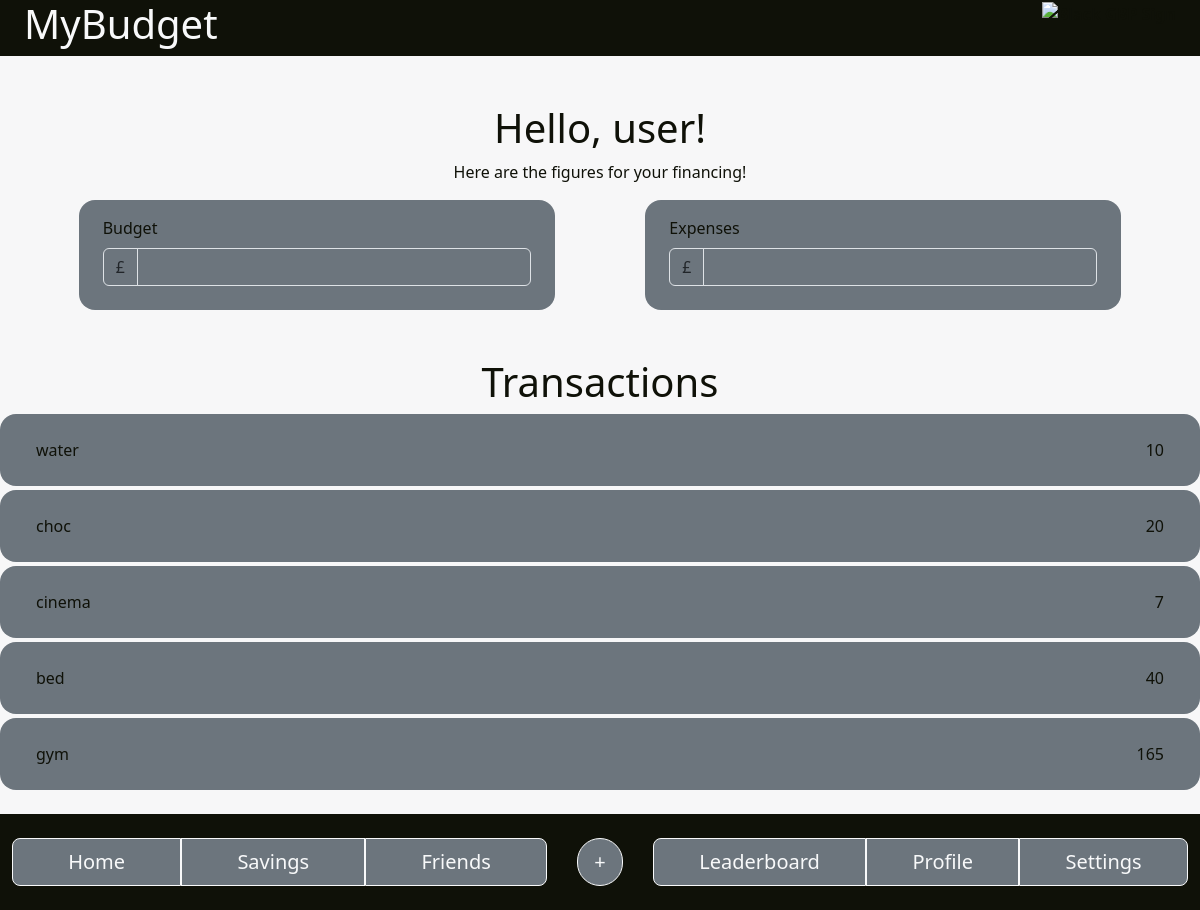
Screenshot of /home (signed in) with the database file from the repository.
### app.py (models this page shows)
class Purchase(db.Model):
    id = db.Column(db.Integer, primary_key=True)
    label = db.Column(db.String(150), nullable=False)
    price = db.Column(db.Integer, nullable=False)
    category = db.Column(db.String(150), nullable=False)
    user_id = db.Column(db.Integer, db.ForeignKey('user.id'), nullable=False)
    user = db.relationship('User', back_populates='purchases')

### app.py (the view)
@app.route("/home")
@login_required
def home():
    purchases = Purchase.query.filter(Purchase.user_id == current_user.id).all()
    return render_template("home.html",purchases=purchases)

### app.py (called while the page is built)
@login_manager.user_loader
def load_user(user_id):
    return User.query.get(int(user_id))

### templates/home.html (shortened to what this page needs)
<!doctype html>
<html lang="en">
    <head>
        <link href="../static/Bootstrap/bootstrap.css" rel="stylesheet"/>
    </head>
    <body style="background-color: #f7f7f8; color:#0F1108">
        <header>
            <div class="container-fluid" style="background-color: #0F1108;">
                <div class="row m-0">
                    <div class="col">
                        <span class="fw-bold text-light">
                            <h1>MyBudget</h1>
                        </span>
                    </div>
                    <div class="col text-end">
                        <span class="fw-bold">
                            <img src="../Photos/app logo short.png" class="img-fluid" alt="Black GBP Sign">
                        </span>
                    </div>
                </div>
            </div>
        </header>
        <main>
            <div class="container-fluid">
                <div class="row text-center mt-5">
                    <div class="col p-auto">
                        <h1>
                            Hello, user!
                        </h1>
                    </div>
                </div>
            </div>
            <div class="container-xxl">
                <div class="row">
                    <div class="col text-center">
                        <p>Here are the figures for your financing!</p>
                    </div>
                </div>
                <div class="row justify-content-evenly mb-5">
                    <div class="col-lg-5 col-sm-4">
                        <div class="px-4 pt-3 pb-4 bg-secondary rounded-4">
                            <label for="budget" class="form-label">Budget</label>
                                <div class="input-group flex-wrap">
                                    <span class="input-group-text bg-secondary" id="budgetaddon1">£</span>
                                    <input type="number" class="form-control bg-secondary" id="budget" aria-describedby="budget input">
                                </div>
                        </div>
                    </div>
                    <div class="col-lg-5 col-sm-4">
                        <div class="px-4 pt-3 pb-4 bg-secondary rounded-4">
                            <label for="Expenses" class="form-label">Expenses</label>
                                <div class="input-group flex-wrap">
                                    <span class="input-group-text bg-secondary" id="expensesaddon1">£</span>
                                    <input type="number" class="form-control bg-secondary" id="Expenses" aria-describedby="expenses input">
                                </div>
                        </div>
                    </div>
                </div>
                <div class="row justify-content-center">
                    <div class="col">
                        <h1 class="text-center">
                            Transactions
                        </h1>
                    </div>
                </div>
                {%for purchase in purchases %}
                <div class="row justify-content-between bg-secondary mb-1 rounded-4">
                    <div class="col">
                        <div class="p-4">
                            {{purchase.label}}
                        </div>
                    </div>
                    <div class="col">
                        <div class="p-4 text-end">
                            {{purchase.price}}
                        </div>
                    </div>
                </div>
                {% endfor %}
            </div>
        </main>
        <nav class="navbar navbar-extend-md navbar-dark m-0 fixed-bottom" style="background-color: #0F1108;">
            <div class="container-fluid justify-content-center py-2" style="background-color: #0F1108;">
                <div class="col btn-group m-0">
                    <a href="/home" class="btn btn-secondary btn-outline-light btn-lg mx-0">Home</a>
                    <a href="/savings" class="btn btn-secondary btn-outline-light btn-lg mx-0">Savings</a>
                    <a href="/friends" class="btn btn-secondary btn-outline-light btn-lg mx-0 me-1">Friends</a>
                </div>
                <div class="col-12 col-md-1 text-center">
                    <div class="btn-group dropup">
                        <button type="button" class="btn btn-secondary btn-outline-light btn-lg rounded-pill mx-0 my-2" data-bs-toggle="dropdown" aria-expanded="false">
                            +
                        </button>
                    </div>
                </div>
                <div class="col btn-group m-0">
                    <a href="/leaderboard" class="btn btn-secondary btn-outline-light btn-lg mx-0 ms-1">Leaderboard</a>
                    <a href="/profile" class="btn btn-secondary btn-outline-light btn-lg mx-0">Profile</a>
                    <a href="/settings" class="btn btn-secondary btn-outline-light btn-lg mx-0">Settings</a>
                </div>
            </div>
        </nav>
        <footer class="my-5">
            <p>© 2025 Budget Planner. All rights reserved.</p>
        </footer>
    </body>
</html>

### rows the page displays
Purchase: label "water", price "10"
Purchase: label "choc", price "20"
Purchase: label "cinema", price "7"
Purchase: label "bed", price "40"
Purchase: label "gym", price "165"
